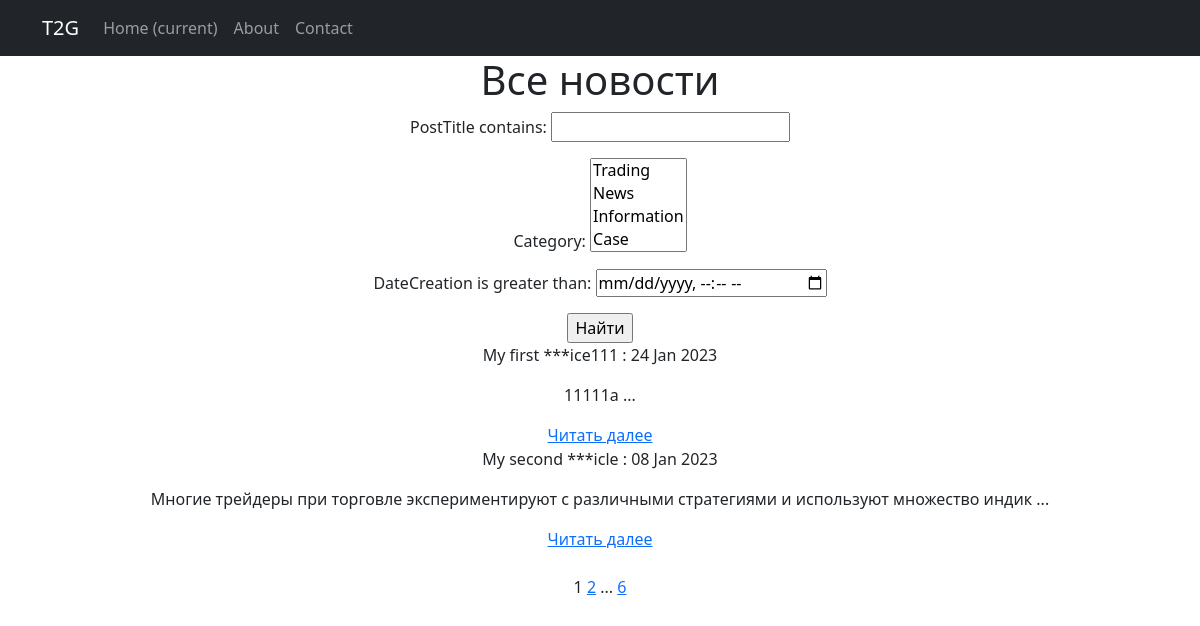
Before: /news/newslist/ with the older database file.
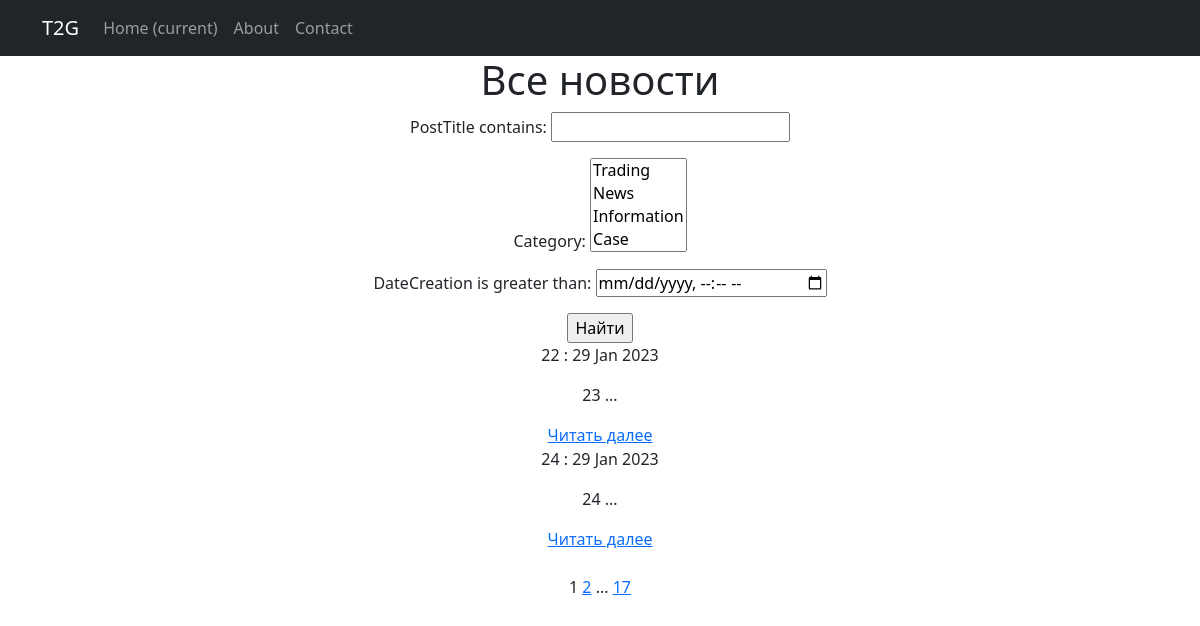
After: the same page with the newer database file.
### NewsPortal/models.py (models this page shows, shortened)
class Post(models.Model): #post
    author = models.ForeignKey(Author,on_delete=models.CASCADE)
    NEWS = 'NW'
    ARTICLE = 'AR'
    POST = 'PST'
    CASES = 'CS'
    CATEGORY_CHOICES = (
        (NEWS, 'Новость'),
        (ARTICLE, 'Статья'),
        (POST, 'Пост'),
        (CASES, 'Кейс')
    )
    categoryType = models.CharField(max_length= 4, choices=CATEGORY_CHOICES, default=POST )
    dateCreation = models.DateTimeField(auto_now_add=True)
    postCategory = models.ManyToManyField(Category, through='PostCategory') #связь many2many с классом PostCategory
    postTitle = models.CharField(max_length = 255)
    postText = models.TextField()
    postRating = models.SmallIntegerField(default=0) #rating из класса автор
    slug = models.SlugField(max_length=128, unique=True, null=True)
    def get_absolute_url(self):
        return reverse('postDetail', kwargs = {'pk' : self.pk})
    def preview(self):
        return f'{self.postText[0:100]}{" ..."}' #форматирование лучший вариант нежели просто конкатенация

### NewsPortal/views.py (the view)
# urls.py: path('newslist/', getNews.as_view(), name='newslist'),
class getNews(ListView):
    model = Post
    ordering = 'postTitle'
    template_name = 'newslist.html'
    context_object_name = 'Posts'
    paginate_by = 2  # вот так мы можем указать количество записей на странице
    def get_queryset(self):
       queryset = super().get_queryset()
       self.filterset = PostFilter(self.request.GET, queryset)
       return self.filterset.qs
    def get_context_data(self, **kwargs):
       context = super().get_context_data(**kwargs)
       context['filterset'] = self.filterset
       return context

### NewsPortal/models.py (called while the page is built)
    def __str__(self):
        return self.name

### NewsPortal/templatetags/custom_filters.py (called while the page is built)
@register.filter()
def censor(token):
    forbidden_words = ["Art", "трейдинг", "drug", "casino",]
    pat = re.compile("|".join(re.escape(w) for w in forbidden_words), flags=re.I)
    return pat.sub(lambda g: "*" * len(g.group(0)), token)

### NewsPortal/templatetags/custom_tags.py (called while the page is built)
@register.simple_tag(takes_context=True)
def url_replace(context, **kwargs):
   d = context['request'].GET.copy()
   for k, v in kwargs.items():
       d[k] = v
   return d.urlencode()

### templates/news/newslist.html (shortened to what this page needs)
{% extends 'flatpages/default.html' %}
{% load custom_filters %}
{% load custom_tags %}
{% block content %}
    <h1>Все новости</h1>
    <form action="" method="get">
        {{ filterset.form.as_p }}
        <input type="submit" value="Найти" />
    </form
    <hr>
    {% for post in Posts %}
        <p>{{ post.postTitle|censor }} : {{post.dateCreation|date:'d M Y'}}<p>
        <p>{{ post.preview|censor}}    </p>
        <a href ="{{post.get_absolute_url }}"> Читать далее</a>
    {% endfor %}
   <br>
   <br>
   {{ page_obj.number }}
   {% if page_obj.has_next %}
       <a href="?{% url_replace page=page_obj.next_page_number %}">{{ page_obj.next_page_number }}</a>
       {% if paginator.num_pages != page_obj.next_page_number %}
           ...
           <a href="?{% url_replace page=page_obj.paginator.num_pages %}">{{ page_obj.paginator.num_pages }}</a>
       {% endif %}
   {% endif %}
{% endblock content %}

### templates/flatpages/default.html (shortened to what this page needs)
<!DOCTYPE html>
<html lang="en">
    <head>
        {% load static %}
        <link href="{% static 'css/styles.css' %}" rel="stylesheet" />
    </head>
    <body>
        <nav class="navbar navbar-expand-lg navbar-dark bg-dark static-top">
            <div class="container">
                <a class="navbar-brand" href="#">T2G</a>
                <div class="collapse navbar-collapse" id="navbarResponsive">
                    <ul class="navbar-nav ml-auto">
                        <li class="nav-item active">
                            <a class="nav-link" href="#">Home
                                <span class="sr-only">(current)</span>
                            </a>
                        </li>
                        <li class="nav-item">
                            <a class="nav-link" href="/about/">About</a>
                        </li>
                        <li class="nav-item">
                            <a class="nav-link" href="/contacts/">Contact</a>
                        </li>
                    </ul>
                </div>
            </div>
         </nav>
        <div class="container">
            <div class="row">
                <div class="col-lg-12 text-center">
                    {% block content %}{% endblock content %}
                </div>
            </div>
         </div>
    </body>
</html>

Changed rows visible on the page:
no longer on this page (row unchanged): Post: postTitle|censor "My first ***ice111", dateCreation "24 Jan 2023", preview|censor "11111a ..."
no longer on this page (row unchanged): Post: postTitle|censor "My second ***icle", dateCreation "08 Jan 2023", preview|censor "Многие трейдеры при торговле экспериментируют с различными стратегиями и используют множество индик ..."
added Post: postTitle|censor "22", dateCreation "29 Jan 2023", preview|censor "23 ..."
added Post: postTitle|censor "24", dateCreation "29 Jan 2023", preview|censor "24 ..."
Other visible differences:
{{ page_obj.paginator.num_pages }}: "6" → "17"
